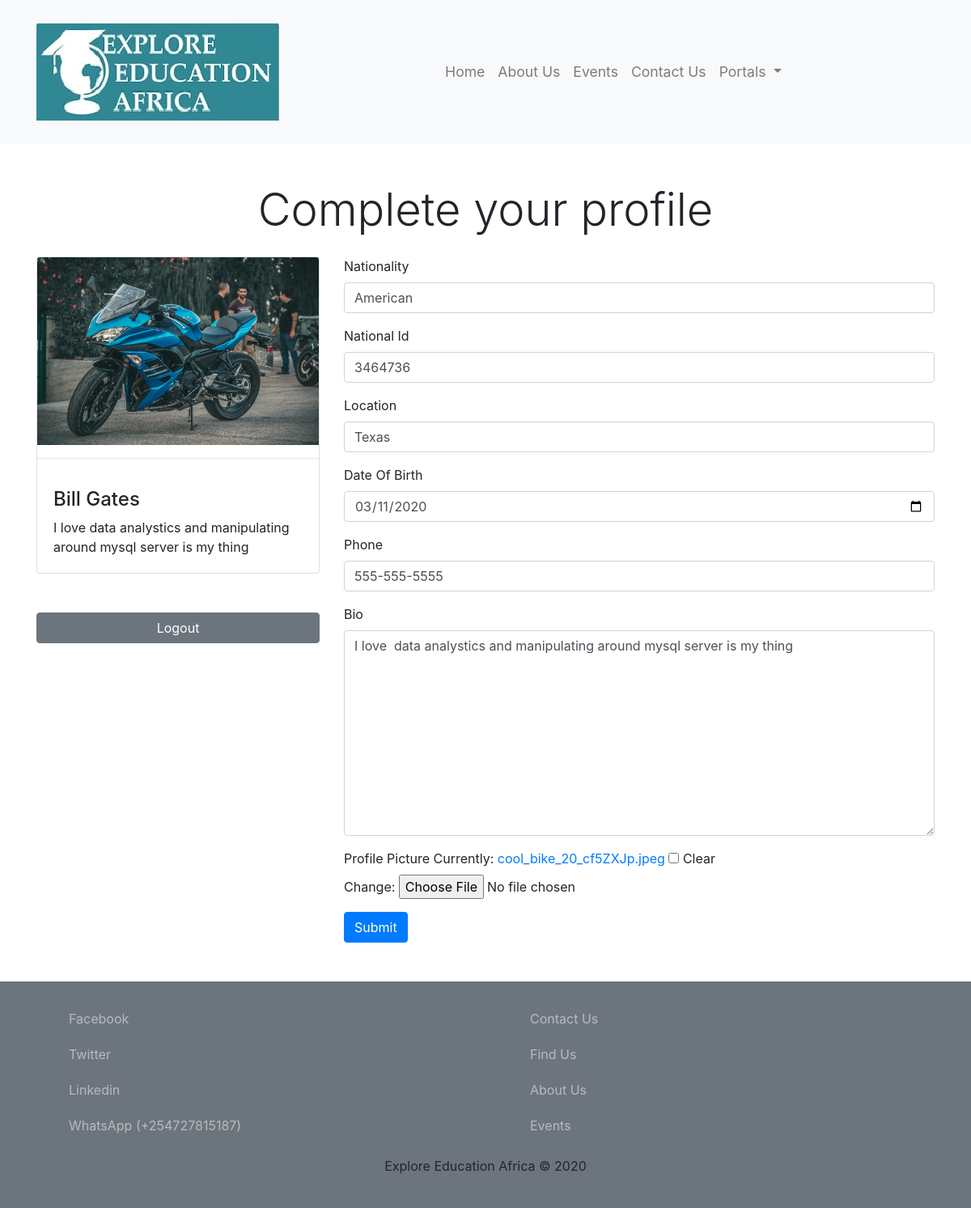
/agents/profile/ (signed in), run on the app's committed database.
### clients/models.py (models this page shows, shortened)
class Agent(models.Model):
  user = models.OneToOneField(User, on_delete=models.CASCADE, null=True)
  bio = models.CharField(max_length=200, null=True)
  nationality = models.CharField(max_length=100, null=True)
  national_id = models.CharField(max_length=20, null=True)
  location = models.CharField(max_length=100, null=True)
  birth_date = models.DateField(null=True)
  phone = models.CharField(max_length=100, null=True)
  profile_pic = models.ImageField(default="default_profile.jpg", null=True, blank=True)
  is_active = models.BooleanField(default=False)
  created_at = models.DateTimeField(auto_now_add=True)

### clients/views.py (the view)
# urls.py: path('agents/profile/', views.agents, name='profile'),
@login_required(login_url='clients:login')
def agents(request):
  agent = request.user.agent
  if request.method == 'POST':
    form = ProfileForm(request.POST, request.FILES,  instance=agent)
    if form.is_valid():
      form.save()
      messages.success(request, 'Your profile was updated successfully')
    else:
      messages.error(request, 'Please correct the error below')
  else:
    form = ProfileForm(instance=agent)
  context = {
    'form': form
  }
  return render(request, 'clients/agents.html', context)

### clients/forms.py
class ProfileForm(ModelForm):
  bio = forms.CharField(widget=forms.Textarea(attrs={'class':'form-control'}))
  nationality = forms.CharField(widget=forms.TextInput(attrs={'class':'form-control'}))
  national_id = forms.CharField(widget=forms.TextInput(attrs={'class':'form-control'}))
  location = forms.CharField(widget=forms.TextInput(attrs={'class':'form-control'}))
  birth_date = forms.DateField(widget=forms.DateInput(attrs={'class':'form-control', 'type': 'date'}))
  phone = forms.CharField(widget=forms.TextInput(attrs={'class':'form-control'}))
  class Meta:
    model = Agent
    fields = '__all__'
    exclude = ['user']

### templates/clients/agents.html (shortened to what this page needs)
{% extends 'base.html' %}
{% load static %}
{% block content %}
  <div class="container mt-5 mb-5">
    <div class="text-center">
      <h4 class="display-4 mb-4">Complete your profile</h4>
    </div>
    <div class="row">
      <div class="col-md-4">
        <div class="card">
          <img src="{{request.user.agent.profile_pic.url}}" class="card-img-top" alt="...">
          <hr>
          <div class="card-body">
            <h4>{{request.user.get_full_name}}</h4>
            <p class="card-text">{{request.user.agent.bio}}</p>
          </div>
        </div>
        <a href="{% url 'clients:logout' %}" class="btn btn-secondary btn-block mt-5">Logout</a>
      </div>
      <div class="col-md-8">
        <form action="" method="POST" enctype="multipart/form-data">
          <div class="form-group">
            <label for="nationality">Nationality</label>
            {{form.nationality}}
          </div>
          <div class="form-group">
            <label for="nationalId">National Id</label>
            {{form.national_id}}
          </div>
          <div class="form-group">
            <label for="location">Location</label>
            {{form.location}}
          </div>
          <div class="form-group">
            <label for="dob">Date Of Birth</label>
            {{form.birth_date}}
          </div>
          <div class="form-group">
            <label for="name">Phone</label>
            {{form.phone}}
          </div>
          <div class="form-group">
            <label for="bio">Bio</label>
            {{form.bio}}
          </div>
          <div class="form-group">
            <label for="profile_pic">Profile Picture</label>
            {{form.profile_pic}}
          </div>
          <input type="submit" value="Submit" class="btn btn-primary">
        </form>
      </div>
    </div>
  </div>
{% endblock %}

### templates/base.html (shortened to what this page needs)
{% load static %}
<!doctype html>
<html lang="en">
  <head>
    <link rel="stylesheet" href="https://stackpath.bootstrapcdn.com/bootstrap/4.4.1/css/bootstrap.min.css">
    <link rel="stylesheet" href="{% static 'css/main.css' %}">
  </head>
  <body>
    {% include 'partials/_navbar.html' %}
    {%  block content %}
    {% endblock %}
    {% include 'partials/_footer.html' %}
  </body>
</html>

### templates/partials/_navbar.html (shortened to what this page needs)
{% load static %}
<nav class="navbar navbar-expand-sm navbar-light bg-light py-4 over">
  <div class="container">
    <a href="{% url 'clients:home' %}" class="navbar-brand"><img src="{% static 'images/logo.jpeg' %}" alt=""></a>
     <div class="navbar-collapse collapse" id="navbarMain">
       <ul class="navbar-nav mx-auto">
         <li class="nav-item"><a href="{% url 'clients:home' %}" class="nav-link">Home</a></li>
         <li class="nav-item"><a href="{% url 'clients:about' %}" class="nav-link">About Us</a></li>
         <li class="nav-item"><a href="" class="nav-link">Events</a></li>
         <li class="nav-item"><a href="{% url 'clients:contact' %}" class="nav-link">Contact Us</a></li>
         <li class="nav-item dropdown">
          <a class="nav-link dropdown-toggle" href="#" id="navbarDropdown" role="button" data-toggle="dropdown" aria-haspopup="true" aria-expanded="false">
            Portals
          </a>
        </li>
       </ul>
     </div>
  </div>
</nav>

### templates/partials/_footer.html (shortened to what this page needs)
{% load static %}
<div class="bg-secondary py-4">
  <div class="container">
    <div class="row">
      <div class="col-md-6">
        <ul>
          <li><a href="https://facebook.com">Facebook</a></li>
          <li><a href="https://twitter.com">Twitter</a></li>
          <li><a href="https://linkedin.com">Linkedin</a></li>
          <li><a href="">WhatsApp <span>(+254727815187)</span></a></li>
        </ul>
      </div>
      <div class="col-md-6">
        <ul>
          <li><a href="{% url 'clients:contact' %}">Contact Us</a></li>
          <li><a href="https://www.google.com/maps/place/Kenyatta+University,+Nairobi/@-1.1833523,36.8897276,13z/data=!3m1!4b1!4m5!3m4!1s0x182f3f09067bad99:0xf16d95cc142da70a!8m2!3d-1.181056!4d36.9272342">Find Us</a></li>
          <li><a href="{% url 'clients:about' %}">About Us</a></li>
          <li><a href="{% url 'clients:events' %}">Events</a></li>
        </ul>
      </div>
    </div>
    <div class="text-center">
      <p>Explore Education Africa &copy; 2020</p>
    </div>
  </div>
</div>

### static/css/main.css (style rules this page uses)
.navbar-brand { font-size: 2rem; }
.nav-link { font-size: 1rem; }
ul { list-style: none; }
li { padding: 10px 0; text-decoration: none; }
li a { color: #cccc; }

### templates/partials/_navbar.html (style rules this page uses)
.navbar-brand { font-size: 2rem; }
.nav-link { font-size: 1.1rem; }
.over { overflow: hidden; }

### templates/partials/_footer.html (style rules this page uses)
ul { list-style: none; }
li { padding: 10px 0; text-decoration: none; }
li a { color: #cccc; }

### data on the page
Agent: nationality "American", national_id "3464736", location "Texas", birth_date "03/11/2020", phone "555-555-5555", bio "I love data analystics and manipulating around mysql server is my thing"

### other printed values
{{ request.user.get_full_name }} "Bill Gates"
{{ request.user.agent.bio }} "I love data analystics and manipulating around mysql server is my thing"
